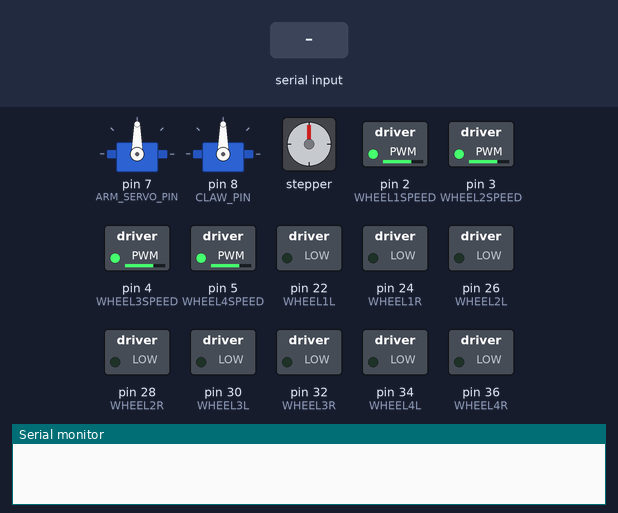
A sketch run on a simulated Arduino Mega 2560, built with avr-gcc and run on an emulated ATmega2560. On the bench: 2 × servo, stepper motor, switched loads named in the sketch (green lamp = pin HIGH), the last lines printed to the serial monitor. The inputs (shaded band) are chosen by the test bench. Stepper angles assume 2048 steps per turn.

Above: at 1.2 s.
1.3 s: "1\n" received over Serial
At 1.45 s:
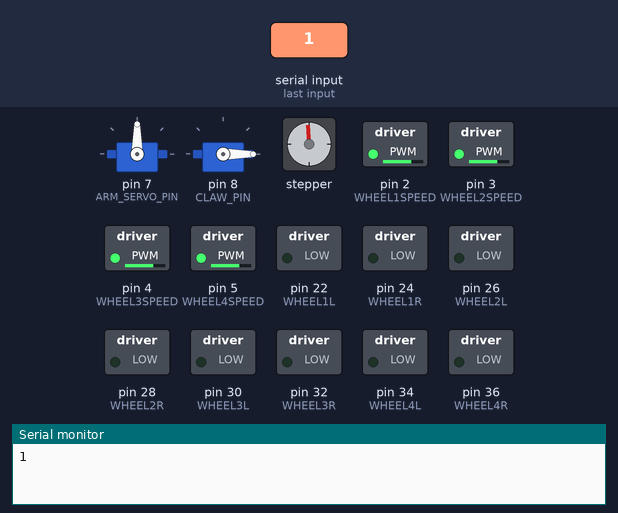
At 2.06 s:
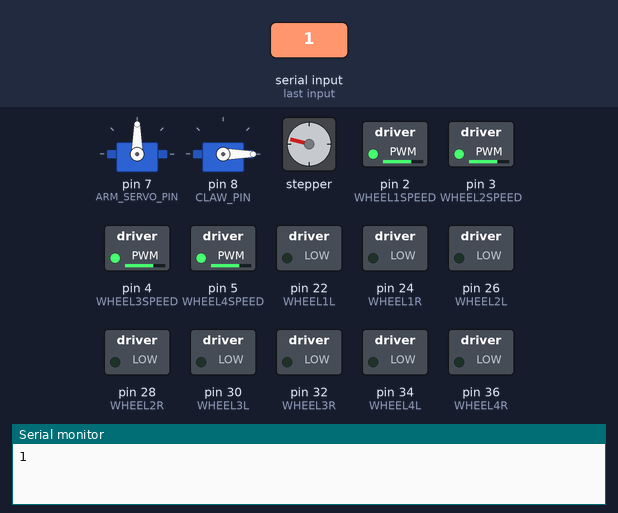
Timing chart, 0 to 21.5 s (numbered marks = the images above; inputs shaded):
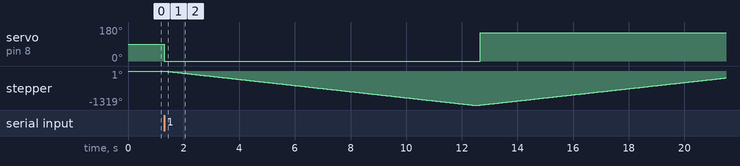

The sketch:

main.ino
```cpp
#include"Definitions.h"
#include"Wheel.h"
#include"Car.h"
#include"Sonic.h"
#include"Infrared.h"
#include"searchTreeMachine.h"
#include"outOfBoxMachine.h"

outOfBoxMachine outOfBoxMachine;
searchTreeMachine searchTreeMachine;

bool firstTime = true;

void setup() {
  Serial.begin(115200);

  //configurando los motores
  pinMode(WHEEL1L, OUTPUT);
  pinMode(WHEEL1R, OUTPUT);
  pinMode(WHEEL1SPEED, OUTPUT);
  pinMode(WHEEL2L, OUTPUT);
  pinMode(WHEEL2R, OUTPUT);
  pinMode(WHEEL2SPEED, OUTPUT);
  pinMode(WHEEL3L, OUTPUT);
  pinMode(WHEEL3R, OUTPUT);
  pinMode(WHEEL3SPEED, OUTPUT);
  pinMode(WHEEL4L, OUTPUT);
  pinMode(WHEEL4R, OUTPUT);
  pinMode(WHEEL4SPEED, OUTPUT);

  rightUpWheel.change_speed(180);
  leftUpWheel.change_speed(180);
  rightDownWheel.change_speed(180);
  leftDownWheel.change_speed(180);

  //configurando los sensores sonicos
  pinMode(SONIC_TRIGGER_FRONT, OUTPUT);
  pinMode(SONIC_ECCO_FRONT, INPUT);

  //configurando los infrarojos
  pinMode(FRONT_INFRA_1, INPUT);
  pinMode(FRONT_INFRA_2, INPUT);
  pinMode(BACK_INFRA_1, INPUT);
  pinMode(BACK_INFRA_2, INPUT);
  pinMode(RIGHT_INFRA_1, INPUT);
  pinMode(RIGHT_INFRA_2, INPUT);
  pinMode(LEFT_INFRA_1, INPUT);
  pinMode(LEFT_INFRA_2, INPUT);
}

void loop(){


  if(Serial.available()){
    int steps = Serial.parseInt();
    Serial.read();
    Serial.println(steps);
    if(steps == 1){
      arm.takeBall();
    }else if(steps == 2){
      Serial.println("derecha");
      arm.storeRight();
    }else if(steps == 3){
      arm.storeLeft();
    }
    //myStepper.step(steps);
    delay(1000);
  }

  /*
  if(firstTime == true){
    searchTreeMachine.currentState = goFrontPoolsState;
    firstTime = false;
    delay(5000);
  }*/
  //searchTreeMachine.execute();
  /*
  if(outOfBoxMachine.currentState != onLeftCornerState){
    outOfBoxMachine.execute();
  }else{
    searchTreeMachine.execute();
  }*/
  //Serial.println(searchTreeMachine.currentState);
  //Serial.println(outOfBoxMachine.currentState);
  //delay(500);

    //Serial.println("\ncccccccccccc\ncambia de estado\nccccccccc\n");

  //Serial.println(frontSonic.getDistance());
  //delay(100);

  /*
  delay(4000);
  car.goFront();
  delay(3000);
  car.stop();
  delay(1000);

  car.goBack();
  delay(3000);
  car.stop();
  delay(1000);
  */

  /*
  delay(3000);
  rightUpWheel.change_direction(CLOCKWISE);
  delay(2000);
  rightUpWheel.off_wheel();
  delay(2000);
  rightUpWheel.change_direction(COUNTER_CLOCKWISE);
  delay(2000);
  rightUpWheel.off_wheel();
  delay(3000);

  delay(3000);
  leftUpWheel.change_direction(CLOCKWISE);
  delay(2000);
  leftUpWheel.off_wheel();
  delay(2000);
  leftUpWheel.change_direction(COUNTER_CLOCKWISE);
  delay(2000);
  leftUpWheel.off_wheel();
  delay(3000);

  delay(3000);
  rightDownWheel.change_direction(CLOCKWISE);
  delay(2000);
  rightDownWheel.off_wheel();
  delay(2000);
  rightDownWheel.change_direction(COUNTER_CLOCKWISE);
  delay(2000);
  rightDownWheel.off_wheel();
  delay(3000);

  delay(3000);
  leftDownWheel.change_direction(CLOCKWISE);
  delay(2000);
  leftDownWheel.off_wheel();
  delay(2000);
  leftDownWheel.change_direction(COUNTER_CLOCKWISE);
  delay(2000);
  leftDownWheel.off_wheel();
  delay(3000);
  */


  /*
  Serial.print("infrarojo frontal 1: ");
  Serial.println(digitalRead(FRONT_INFRA_1));
  Serial.print("infrarojo frontal 2: ");
  Serial.println(digitalRead(FRONT_INFRA_2));
  Serial.print("infrarojo trasero 1: ");
  Serial.println(digitalRead(BACK_INFRA_1));
  Serial.print("infrarojo trasero 2: ");
  Serial.println(digitalRead(BACK_INFRA_2));
  Serial.print("infrarojo derecho 1: ");
  Serial.println(digitalRead(RIGHT_INFRA_1));
  Serial.print("infrarojo derecho 2: ");
  Serial.println(digitalRead(RIGHT_INFRA_2));
  Serial.print("infrarojo izquierdo 1: ");
  Serial.println(digitalRead(LEFT_INFRA_1));
  Serial.print("infrarojo izquierdo 2: ");
  Serial.println(digitalRead(LEFT_INFRA_2));
  Serial.println();
  delay(1000);
  */

}
```

Arm.cpp
```cpp
#include"Arm.h"

Arm::Arm(ArmStepper *armStepper, int armServoPin, int clawServoPin){
  this->armStepper = armStepper;
  this->armServo.attach(armServoPin);
  this->clawServo.attach(clawServoPin);
}

void Arm::takeBall(){
  clawServo.write(0);
  armStepper->extendArm();
  delay(300);
  clawServo.write(150);
  armStepper->contractArm();
}

void Arm::storeRight(){
  Serial.println("hola");
  armServo.write(180);
  delay(500);
  clawServo.write(0);
  delay(200);
  clawServo.write(90);
  delay(500);
  armServo.write(90);
}

void Arm::storeLeft(){
  armServo.write(0);
  delay(500);
  clawServo.write(0);
  delay(200);
  clawServo.write(100);
  delay(500);
  armServo.write(90);
}
```

Arm.h
```cpp
#ifndef ARM_H
#define ARM_H

#include<Stepper.h>
#include<Servo.h>
#include"ArmStepper.h"

class Arm{
  public:
    ArmStepper *armStepper;
    Servo armServo;
    Servo clawServo;

    Arm(ArmStepper *armStepper, int armServoPin, int clawServoPin);
    void takeBall();
    void storeRight();
    void storeLeft();
};

#endif
```

ArmStepper.cpp
```cpp
#include"ArmStepper.h"

ArmStepper::ArmStepper(int stepsPerRevolution, int IN1, int IN2, int IN3, int IN4, int speed){
  this->armMotor = new Stepper(stepsPerRevolution, IN1, IN3, IN2, IN4);
  armMotor->setSpeed(speed);
}

void ArmStepper::extendArm(){
  this->armMotor->step(-this->armSteps);
}

void ArmStepper::contractArm(){
  this->armMotor->step(this->armSteps);
}
```

ArmStepper.h
```cpp
#ifndef ARMSTEPPER_H
#define ARMSTEPPER_H

#include<Stepper.h>

#define IN_1_ARM 54
#define IN_2_ARM 55
#define IN_3_ARM 56
#define IN_4_ARM 57

#include<Arduino.h>

class ArmStepper{
  public:
    Stepper* armMotor = nullptr;
    int armSteps = 7500;
    ArmStepper(int stepsPerRevolution, int IN1, int IN2, int IN3, int IN4, int speed);
    void extendArm();
    void contractArm();
};

#endif
```

Car.cpp
```cpp
#include"Car.h"

Car::Car(Wheel rightUp, Wheel leftUp, Wheel rightDown, Wheel downLeft){
  this->rightUpWheel = rightUp;
  this->leftUpWheel = leftUp;
  this->leftDownWheel = downLeft;
  this->rightDownWheel = rightDown;
}

void Car::stop(){
  this->rightUpWheel.off_wheel();
  this->leftUpWheel.off_wheel();
  this->leftDownWheel.off_wheel();
  this->rightDownWheel.off_wheel();
}

void Car::goFront(){
  this->rightUpWheel.change_direction(CLOCKWISE);
  this->leftUpWheel.change_direction(CLOCKWISE);
  this->leftDownWheel.change_direction(CLOCKWISE);
  this->rightDownWheel.change_direction(CLOCKWISE);
}

void Car::goBack(){
  this->rightUpWheel.change_direction(COUNTER_CLOCKWISE);
  this->leftUpWheel.change_direction(COUNTER_CLOCKWISE);
  this->leftDownWheel.change_direction(COUNTER_CLOCKWISE);
  this->rightDownWheel.change_direction(COUNTER_CLOCKWISE);
}

void Car::goRight(){
  this->rightUpWheel.change_direction(COUNTER_CLOCKWISE);
  this->leftUpWheel.change_direction(CLOCKWISE);
  this->leftDownWheel.change_direction(COUNTER_CLOCKWISE);
  this->rightDownWheel.change_direction(CLOCKWISE);
}

void Car::goLeft(){
  this->rightUpWheel.change_direction(CLOCKWISE);
  this->leftUpWheel.change_direction(COUNTER_CLOCKWISE);
  this->leftDownWheel.change_direction(CLOCKWISE);
  this->rightDownWheel.change_direction(COUNTER_CLOCKWISE);
}
  
```

Car.h
```cpp
#ifndef CAR_H
#define CAR_H

#include <Arduino.h>
#include"Wheel.h"

class Car{
  private:
    Wheel rightUpWheel;
    Wheel leftUpWheel;
    Wheel rightDownWheel;
    Wheel leftDownWheel;

  public:
    Car(Wheel rightUp, Wheel leftUp, Wheel rightDown, Wheel downLeft);
    void stop();
    void goFront();
    void goBack();
    void goRight();
    void goLeft();
};

#endif
```

Definitions.cpp
```cpp
#include "Definitions.h"

// inicializando ruedas

Wheel rightUpWheel(WHEEL1R, WHEEL1L, WHEEL1SPEED); //1
Wheel rightDownWheel(WHEEL2R, WHEEL2L, WHEEL2SPEED); //2
Wheel leftDownWheel(WHEEL4R, WHEEL4L, WHEEL4SPEED); //4
Wheel leftUpWheel(WHEEL3R, WHEEL3L, WHEEL3SPEED); //3

// inicializando carro

Car car(rightUpWheel, leftUpWheel, rightDownWheel, leftDownWheel);

// inicializando senrores ultrasonicos

Sonic frontSonic(SONIC_TRIGGER_FRONT, SONIC_ECCO_FRONT);
//Sonic rightSonic(SONIC_TRIGGER_FRONT, SONIC_ECCO_FRONT);
//Sonic leftSonic(SONIC_TRIGGER_FRONT, SONIC_ECCO_FRONT);

// inicializando sernosres infrarojos

Infrared frontInfrared1(FRONT_INFRA_1);
Infrared frontInfrared2(FRONT_INFRA_2);
Infrared backInfrared1(BACK_INFRA_1);
Infrared backInfrared2(BACK_INFRA_2);
Infrared rightInfrared1(RIGHT_INFRA_1);
Infrared rightInfrared2(RIGHT_INFRA_2);
Infrared leftInfrared1(LEFT_INFRA_1);
Infrared leftInfrared2(LEFT_INFRA_2);

// inicializando brazo

ArmStepper armStepper(2048, IN_1_ARM, IN_2_ARM, IN_3_ARM, IN_4_ARM, 20);
Arm arm(&armStepper, ARM_SERVO_PIN, CLAW_PIN);
```

Definitions.h
```cpp
#ifndef DEFINITIONS_H
#define DEFINITIONS_H

/*  nomenclatura lantas
  2    4
  1    3
*/

/* nomenclatura de los puntes h
  2	1
*/

/* nomenclatura infrarojos
      7   8
    6      1
    5      2
      4   3

*/

// definiendo los pines de las ruedas

#define WHEEL1L 22
#define WHEEL1R 24
#define WHEEL1SPEED 2
#define WHEEL2L 26
#define WHEEL2R 28
#define WHEEL2SPEED 3
#define WHEEL3L 30
#define WHEEL3R 32
#define WHEEL3SPEED 4
#define WHEEL4L 34
#define WHEEL4R 36
#define WHEEL4SPEED 5

// definiendo los sensores de los ultrasonicos

#define SONIC_TRIGGER_FRONT 23
#define SONIC_ECCO_FRONT 25
#define SONIC_TRIGGER_RIGHT 27
#define SONIC_ECCO_RIGHT 29
#define SONIC_TRIGGER_LEFT 31
#define SONIC_ECCO_LEFT 33

// definiendo los pines de los infrarojos

#define FRONT_INFRA_1 45 //
#define FRONT_INFRA_2 39 //
#define RIGHT_INFRA_1 35 //
#define RIGHT_INFRA_2 41 // bueno
#define LEFT_INFRA_1 43  // bueno
#define LEFT_INFRA_2 49  //
#define BACK_INFRA_1 47 //
#define BACK_INFRA_2 37 //

// definiendo los pines de los encoders

#define ENCODER1_FASE_A 62
#define ENCODER1_FASE_B 63
#define ENCODER2_FASE_A 64
#define ENCODER2_FASE_B 65
#define ENCODER3_FASE_A 14
#define ENCODER3_FASE_B 15
#define ENCODER4_FASE_A 16
#define ENCODER4_FASE_B 17

// definiendo los pines del brazo

#define IN_1_ARM 54
#define IN_2_ARM 55
#define IN_3_ARM 56
#define IN_4_ARM 57

#define CLAW_PIN 8
#define ARM_SERVO_PIN 7

#include"Wheel.h"
#include"Car.h"
#include"Sonic.h"
#include"Infrared.h"
#include"ArmStepper.h"
#include"Arm.h"
#include"searchTreeMachine.h"

// inicializando ruedas

extern Wheel rightUpWheel;
extern Wheel rightDownWheel;
extern Wheel leftDownWheel;
extern Wheel leftUpWheel;

// inicializando carro

extern Car car;

// inicializando senrores ultrasonicos

extern Sonic frontSonic;
extern Sonic rightSonic;
extern Sonic leftSonic;

// inicializando sernosres infrarojos

extern Infrared frontInfrared1;
extern Infrared frontInfrared2;
extern Infrared backInfrared1;
extern Infrared backInfrared2;
extern Infrared rightInfrared1;
extern Infrared rightInfrared2;
extern Infrared leftInfrared1;
extern Infrared leftInfrared2;

// inicializando variables del brazo

extern ArmStepper armStepper;
extern Arm arm;


// global variables

#endif
```

Infrared.cpp
```cpp
#include"Infrared.h"

Infrared::Infrared(int pin){
  this->pin = pin;
}

LineState Infrared::getLine(){
  if(digitalRead(this->pin) == HIGH){
    return InLine;
  }
  return OutLine;
}
```

Infrared.h
```cpp
#ifndef INFRARED_H
#define INFRARED_H

#include <Arduino.h>

enum LineState{
  OutLine, InLine
};

typedef enum LineState LineState;

class Infrared{
  public:
    int pin;
    Infrared(int pin);
    LineState getLine();
};

#endif
```

Sonic.cpp
```cpp
#include"Sonic.h"

float Sonic::getDistance(){
  float distances[7];
  for(int i=0; i<7; i++){
    distances[i] = this->getUnitDistance();
  }
  return (distances[0] + distances[1] + distances[2] + distances[3] + distances[4] + distances[5] + distances[6])/7;
}

float Sonic::getUnitDistance(){
  digitalWrite(this->trigger, LOW);
  delayMicroseconds(2);
  digitalWrite(this->trigger, HIGH);
  delayMicroseconds(10);
  digitalWrite(this->trigger, LOW);

  long duration = pulseIn(this->ecco, HIGH, 30000);

  if (duration <= 0){
    return -1;
  };

  float distance = duration * 0.0343 / 2.0;
  return distance;
}
```

Sonic.h
```cpp
#ifndef SONIC_H
#define SONIC_H

#include <Arduino.h>

class Sonic{
  public:
    int trigger;
    int ecco;
    int mean;
    bool voidMean = true;

    Sonic(int trigger, int ecco){
      this->ecco = ecco;
      this->trigger = trigger;
    }

    float getDistance();
    float getUnitDistance();
    void resetMean();
};

#endif
```

Wheel.cpp
```cpp
#include"Wheel.h"

Wheel::Wheel(int right_pin, int left_pin, int speed_pin){
  this->right_pin = right_pin;
  this->left_pin = left_pin;
  this->speed_pin = speed_pin;
}

Wheel::Wheel(){
}

void Wheel::change_direction(Direction new_direction){
  switch(new_direction){
    case CLOCKWISE:
        digitalWrite(right_pin, LOW);
        digitalWrite(left_pin, HIGH);
      break;
    case COUNTER_CLOCKWISE:
        digitalWrite(right_pin, HIGH);
        digitalWrite(left_pin, LOW);
      break;
  }
}

void Wheel::off_wheel(){
  digitalWrite(right_pin, LOW);
  digitalWrite(left_pin, LOW);
}

void Wheel::change_speed(int speed){
  analogWrite(speed_pin, speed);
}
```

Wheel.h
```cpp
#ifndef WHEEL_H
#define WHEEL_H

#include <Arduino.h>

enum Direction{
  CLOCKWISE, COUNTER_CLOCKWISE
};

class Wheel{
  public:
    int right_pin;
    int left_pin;
    int speed_pin;

    Wheel(int right_pin, int left_pin, int speed_pin);
    Wheel();
    void change_direction(Direction new_direction);
    void off_wheel();
    void change_speed(int speed);
};

#endif
```

outOfBoxMachine.cpp
```cpp
#include"outOfBoxMachine.h"

void outOfBoxMachine::execute(){
  switch(this->currentState){
    case outOfBoxState:
      this->currentState = this->outOfBox();
      break;
    case firstLeftSearhState:
      this->currentState = this->firstSearchLeft();
      break;
    case onLeftCornerState:
      Serial.println("hola");
      delay(1000);
      break;
    default:
      break;
  }
}

outOfBoxStates outOfBoxMachine::outOfBox(){
  car.goFront();
  if(backInfrared1.getLine() == InLine){
    car.stop();
    return firstLeftSearhState;
  }
  return outOfBoxState;
}

outOfBoxStates outOfBoxMachine::firstSearchLeft(){
  car.goLeft();
  if(leftInfrared1.getLine() == InLine && leftInfrared2.getLine() == InLine){
    car.stop();
    return onLeftCornerState;
  }
  return firstLeftSearhState;
}
```

outOfBoxMachine.h
```cpp
#ifndef OUTOFBOX_H
#define OUTOFBOX_H

#include"Definitions.h"
#include"Infrared.h"
#include"Sonic.h"
#include"Car.h"

enum outOfBoxStates{
  outOfBoxState, firstLeftSearhState, onLeftCornerState
};
typedef enum outOfBoxStates outOfBoxStates;


class outOfBoxMachine{
  public:
    outOfBoxStates currentState = outOfBoxState;
    //cambio de estado s
    void execute();
    //estados
    outOfBoxStates outOfBox();
    outOfBoxStates firstSearchLeft();
};

#endif
```

searchTreeMachine.cpp
```cpp
#include"searchTreeMachine.h"

searchTreeStates searchTreeMachine::goFrontPools(){
  car.goFront();
  if(frontSonic.getDistance() <= 8){
    car.stop();
    return surroundPoolState;
  }
  if(frontInfrared1.getLine() == InLine && frontInfrared2.getLine() == InLine){
    car.stop();
    return onTreesState;
  }
  return goFrontPoolsState;
}

searchTreeStates searchTreeMachine::surroundPool(){
  car.goRight();
  if(frontSonic.getDistance() <= 8){
    car.goRight();
    return surroundPoolState;
  }
  return goRightPoolsState;
}

searchTreeStates searchTreeMachine::goRightPools(int time){
  unsigned long currentTime = millis();
  car.goRight();
  if(currentTime - this->surroundPoolTime <= time){
    return goRightPoolsState;
  }

  this->fisrtTimeSurroundPools = true;

  if(frontSonic.getDistance() <= 8){
    return surroundPoolState;
  }
  return goFrontTreesState;
}

searchTreeStates searchTreeMachine::goFrontTrees(){
  car.goFront();
  if(frontInfrared1.getLine() == InLine && frontInfrared2.getLine() == InLine){
    return goLeftTreesState;
  }
  return goFrontTreesState;
}

searchTreeStates searchTreeMachine::goLeftTrees(){
  car.goLeft();
  if(leftInfrared1.getLine() == InLine && leftInfrared2.getLine() == InLine){
    car.stop();
    return onTreesState;
  }
  return goLeftTreesState;
}

void searchTreeMachine::execute(){
  //Serial.println("ejecutando");
  //Serial.println(this->currentState);
  switch(this->currentState){
    case goFrontPoolsState:
      this->currentState = this->goFrontPools();
      break;

    case surroundPoolState:
      this->currentState = this->surroundPool();
      break;

    case goRightPoolsState:
      if(this->fisrtTimeSurroundPools == true){
        this->surroundPoolTime = millis();
        this->fisrtTimeSurroundPools = false;
      }
      this->currentState = this->goRightPools(500);
      break;

    case goFrontTreesState:
      this->currentState = this->goFrontTrees();
      break;

    case goLeftTreesState:
      this->currentState = this->goLeftTrees();
      break;

    case onTreesState:
      delay(1000);
      break;

    default:
      break;
  }
}
```

searchTreeMachine.h
```cpp
#ifndef SEARCHTREESTATE_H
#define SEARCHTREESTATE_H

#include"Definitions.h"
#include"Infrared.h"
#include"Sonic.h"
#include"Car.h"

enum searchTreeStates{
  goFrontPoolsState, surroundPoolState, goRightPoolsState, goFrontTreesState, goLeftTreesState, onTreesState
};

typedef enum searchTreeStates searchTreeStates;

class searchTreeMachine{
  public:
    searchTreeStates currentState = goFrontPoolsState;
    unsigned long surroundPoolTime = 0;
    bool fisrtTimeSurroundPools;

    void execute();

    searchTreeStates goFrontPools();
    searchTreeStates surroundPool();
    searchTreeStates goRightPools(int time);
    searchTreeStates goFrontTrees();
    searchTreeStates goLeftTrees();
};

#endif
```

Measured:
- after the input at 1.3 s, servo on pin 8 (CLAW_PIN): 90° → 0° at once, → 150° 11.4 s later; stepper: turns 1319° counter-clockwise in 11.1 s, then 1049° clockwise in 8.8 s
